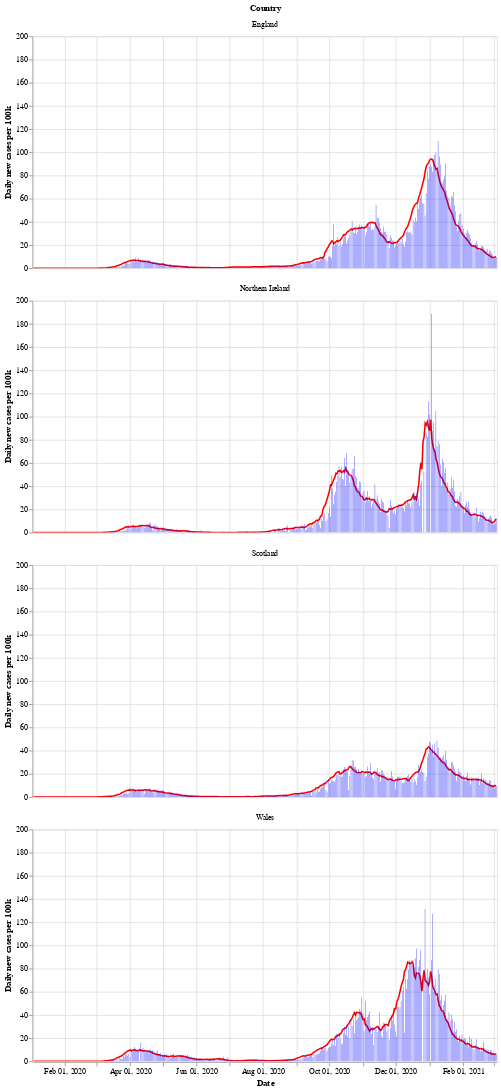

Notebook cell for this chart:
### Markdown cell above
Next is a bar chart of the number of new cases in each country (per 100k population), with the 7 day moving average of cases. Again we see that Wales saw a longer period of raising and falling cases compared to the other countries.

After a period of cases falling, each nation is now seeing a rise in the number of cases - especially in Wales.

### Code cell
# collapse
bars = alt.Chart(uk_cases).mark_bar().encode(
    x=alt.X("yearmonthdate(date):T", axis=alt.Axis(title='Date')),
    y=alt.Y("newCasesRate:Q", axis=alt.Axis(title='Daily new cases per 100k')),
    tooltip='newCasesRate',
    color=alt.condition(
        alt.datum.dailyChange > 0,
        alt.value("orange"),  # The positive color
        alt.value("blue")  # The negative color
    )
).properties(title='New cases per 100k population with rolling 7 day average', width=600).interactive()
line = alt.Chart(uk_cases).mark_line(
    color='red',
    size=2,
).transform_window(
    rolling_mean='mean(newCasesRate)',
    frame=[0, 7],
    groupby=['areaName']
).encode(
    x='yearmonthdate(date):T',
    y='rolling_mean:Q'
)
alt.layer(line, bars, data=uk_cases).facet(alt.Row('areaName', title='Country'), columns=1)

### Figure 1 — Vega-Lite specification as saved in the notebook (floating-point values rounded to 4 significant figures; data arrays with more than 128 entries replaced by an {"elided": "..."} marker saying what was removed)
{"config": {"view": {"continuousWidth": 400, "continuousHeight": 300}}, "data": {"name": "data-28c686c5ff64fbceddb82f5944719dfa"}, "facet": {"type": "nominal", "field": "areaName", "title": "Country"}, "spec": {"layer": [{"mark": {"type": "line", "color": "red", "size": 2}, "encoding": {"x": {"type": "temporal", "field": "date", "timeUnit": "yearmonthdate"}, "y": {"type": "quantitative", "field": "rolling_mean"}}, "transform": [{"window": [{"op": "mean", "field": "newCasesRate", "as": "rolling_mean"}], "frame": [0, 7], "groupby": ["areaName"]}]}, {"mark": "bar", "encoding": {"color": {"condition": {"value": "orange", "test": "(datum.dailyChange > 0)"}, "value": "blue"}, "tooltip": {"type": "quantitative", "field": "newCasesRate"}, "x": {"type": "temporal", "axis": {"title": "Date"}, "field": "date", "timeUnit": "yearmonthdate"}, "y": {"type": "quantitative", "axis": {"title": "Daily new cases per 100k"}, "field": "newCasesRate"}}, "selection": {"selector002": {"type": "interval", "bind": "scales", "encodings": ["x", "y"]}}, "title": "New cases per 100k population with rolling 7 day average", "width": 600}]}, "columns": 1, "$schema": "https://vega.github.io/schema/vega-lite/v4.8.1.json", "datasets": {"data-28c686c5ff64fbceddb82f5944719dfa": {"elided": "1704 records"}}}
